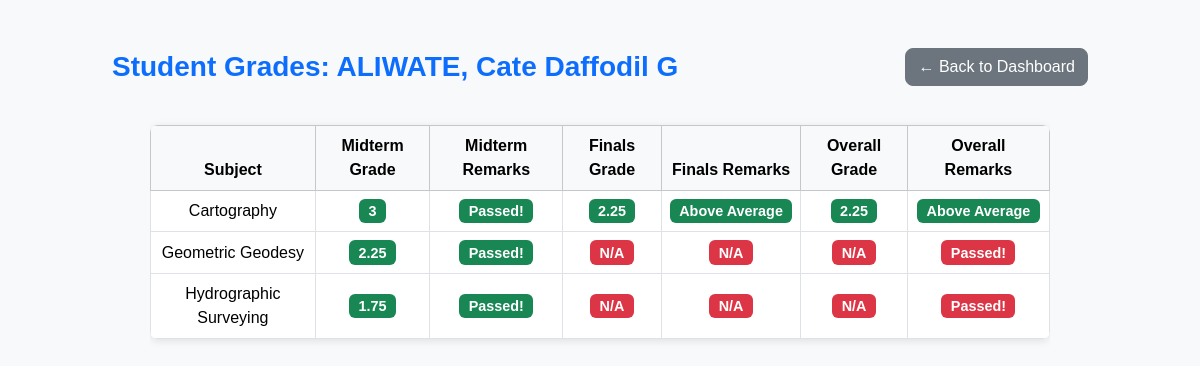
Page /student/grades/2023303112 (signed in) on the committed database.
### app.py (models this page shows)
class Student(db.Model):
    __tablename__ = 'student'
    student_id = db.Column(db.String(100), primary_key=True)
    subject = db.Column(db.String(100), primary_key=True)
    name = db.Column(db.String(150), nullable=False)
    quiz1 = db.Column(db.String(10), default='0')
    quiz2 = db.Column(db.String(10), default='0')
    quiz3 = db.Column(db.String(10), default='0')
    quiz4 = db.Column(db.String(10), default='0')
    quiz5 = db.Column(db.String(10), default='0')
    quiz6 = db.Column(db.String(10), default='0')
    quiz7 = db.Column(db.String(10), default='0')
    quiz8 = db.Column(db.String(10), default='0')
    midterm_exam = db.Column(db.String(10), default='0')
    finals_exam = db.Column(db.String(10), default='0')
    midterm_grade = db.Column(db.String(10), default='0')
    finals_grade = db.Column(db.String(10), default='0')
    midterm_remarks = db.Column(db.String(50))
    finals_remarks = db.Column(db.String(50))
    overall_grade = db.Column(db.String(10), default='0')
    overall_remarks = db.Column(db.String(50))
    __table_args__ = (
        db.UniqueConstraint('student_id', 'subject', name='uix_student_subject'),
    )

### app.py (the view, shortened to what this page needs)
@app.route('/student/grades/<student_id>')
@login_required(role=['Admin', 'Instructor', 'Student'])
def student_grades(student_id):
    student_id = str(student_id).strip()
    students = Student.query.filter_by(student_id=student_id).all()
    return render_template(
        'student_grades.html',
        students=students,
        student_name=students[0].name  # Use first record's name
    )

### app.py (called while the page is built)
def login_required(role=None):
    def decorator(f):
        @wraps(f)
        def decorated_function(*args, **kwargs):
            if 'user_id' not in session:
                flash("Please log in first.", "danger")
                return redirect(url_for('login'))
            if role and session.get('role') not in (role if isinstance(role, list) else [role]):
                flash("Access denied.", "danger")
                return redirect(url_for('login'))
            return f(*args, **kwargs)
        return decorated_function
    return decorator

### templates/student_grades.html (shortened to what this page needs)
<!DOCTYPE html>
<html lang="en">
<head>
<link href="https://cdn.jsdelivr.net/npm/bootstrap@5.3.3/dist/css/bootstrap.min.css" rel="stylesheet">
<link rel="stylesheet" href="{{ url_for('static', filename='css/style.css') }}">
</head>
<body class="bg-light">
<div class="container mt-5">
    <div class="d-flex flex-wrap align-items-center justify-content-between mb-4">
        <h3 class="text-primary mb-2 mb-md-0">Student Grades: {{ student_name }}</h3>
        <div class="d-flex flex-wrap gap-2">
            {% if session['role'] == 'Admin' %}
                <a href="{{ url_for('dashboard_admin') }}" class="btn btn-secondary">← Back to Dashboard</a>
            {% elif session['role'] == 'Instructor' %}
                <a href="{{ url_for('dashboard_instructor') }}" class="btn btn-secondary">← Back to Dashboard</a>
            {% elif session['role'] == 'Student' %}
                <a href="{{ url_for('dashboard_student') }}" class="btn btn-secondary">← Back to Dashboard</a>
            {% else %}
                <a href="/" class="btn btn-secondary">← Back</a>
            {% endif %}
        </div>
    </div>
    {% if students %}
    <div class="table-responsive grade-table">
        <table class="table table-bordered table-hover align-middle text-center">
            <thead class="table-light">
                <tr>
                    <th>Subject</th>
                    <th>Midterm Grade</th>
                    <th>Midterm Remarks</th>
                    <th>Finals Grade</th>
                    <th>Finals Remarks</th>
                    <th>Overall Grade</th>
                    <th>Overall Remarks</th>
                </tr>
            </thead>
            <tbody>
                {% for student in students %}
                <tr>
                    <td>{{ student.subject }}</td>
                    <td>
                        <span class="badge badge-grade {% if student.midterm_grade|int in [1,2,3] %}bg-success{% else %}bg-danger{% endif %}">
                            {{ student.midterm_grade or 'N/A' }}
                        </span>
                    </td>
                    <td>
                        <span class="badge badge-grade {% if student.midterm_grade|int in [1,2,3] %}bg-success{% else %}bg-danger{% endif %}">
                            {{ student.midterm_remarks or 'N/A' }}
                        </span>
                    </td>
                    <td>
                        <span class="badge badge-grade {% if student.finals_grade|int in [1,2,3] %}bg-success{% else %}bg-danger{% endif %}">
                            {{ student.finals_grade or 'N/A' }}
                        </span>
                    </td>
                    <td>
                        <span class="badge badge-grade {% if student.finals_grade|int in [1,2,3] %}bg-success{% else %}bg-danger{% endif %}">
                            {{ student.finals_remarks or 'N/A' }}
                        </span>
                    </td>
                    <td>
                        <span class="badge badge-grade {% if student.overall_grade|int in [1,2,3] %}bg-success{% else %}bg-danger{% endif %}">
                            {{ student.overall_grade or 'N/A' }}
                        </span>
                    </td>
                    <td>
                        <span class="badge badge-grade {% if student.overall_grade|int in [1,2,3] %}bg-success{% else %}bg-danger{% endif %}">
                            {{ student.overall_remarks or 'N/A' }}
                        </span>
                    </td>
                </tr>
                {% endfor %}
            </tbody>
        </table>
    </div>
    {% else %}
        <div class="alert alert-secondary text-center">No student records found.</div>
    {% endif %}
</div>
</body>
</html>

### static/css/style.css (style rules this page uses)
.table { border-radius: 8px; overflow: hidden; box-shadow: 0 2px 8px rgba(0,0,0,0.1); }
.table { margin-top: 15px; }
body { background-color: #f8f9fa; font-family: "Poppins", Arial, sans-serif; color: #333; }
.container { max-width: 1000px; }
h1, h2, h3 { font-weight: 600; }
h3.text-primary { color: #0d6efd !important; }
.btn { border-radius: 8px !important; font-weight: 500; transition: transform 0.2s ease, box-shadow 0.2s ease; }

### templates/student_grades.html (style rules this page uses)
.grade-table { max-width: 900px; margin: auto; }
.badge-grade { font-size: 0.9rem; }

### rows in the picture
Student: name "ALIWATE, Cate Daffodil G", subject "Cartography", midterm_grade "3", midterm_remarks "Passed!", finals_grade "2.25", finals_remarks "Above Average", overall_grade "2.25", overall_remarks "Above Average"
Student: subject "Geometric Geodesy", midterm_grade "2.25", midterm_remarks "Passed!", finals_grade "N/A", finals_remarks "N/A", overall_grade "N/A", overall_remarks "Passed!"
Student: subject "Hydrographic Surveying", midterm_grade "1.75", midterm_remarks "Passed!", finals_grade "N/A", finals_remarks "N/A", overall_grade "N/A", overall_remarks "Passed!"
